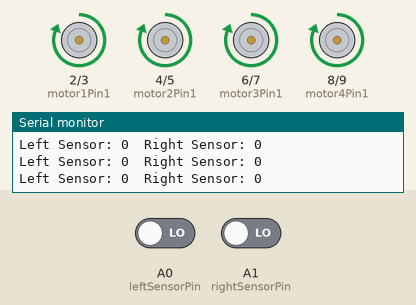
This sketch was run on a simulated Arduino Uno, built with avr-gcc and run on an emulated ATmega328P. Parts: motor-driver pin pairs drawn as motors (green arrow = first pin HIGH = forward, orange = second pin HIGH = backward, longer = more drive), the last lines printed to the serial monitor. The inputs (shaded band) are chosen by the test bench; at power-on: A0 (leftSensorPin) LOW, A1 (rightSensorPin) LOW.

Above: at 1.2 s.
1.3 s: A0 (leftSensorPin) driven HIGH
At 2.5 s:
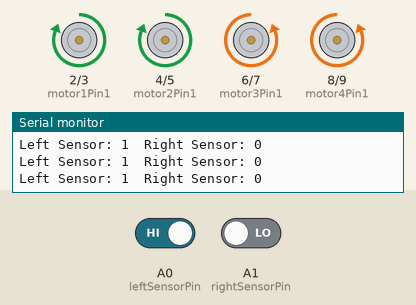
2.8 s: A1 (rightSensorPin) driven HIGH
At 4.0 s:
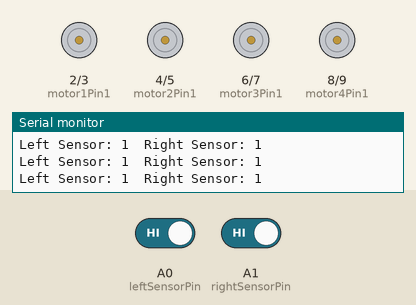
4.3 s: A0 (leftSensorPin) driven LOW
At 5.4 s:
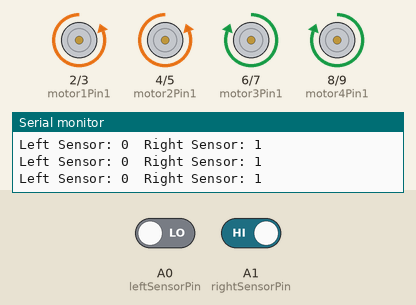
5.8 s: A1 (rightSensorPin) driven LOW
At 6.8 s:
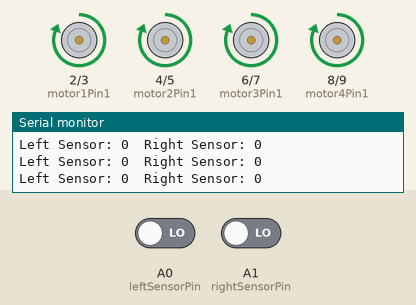
Timing chart, 0 to 8.3 s (numbered marks = the images above; inputs shaded):
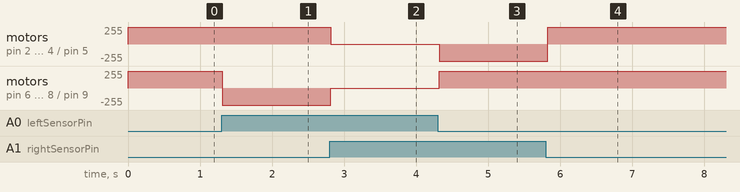

The sketch:

teste_2sensor_linhaE4motores.ino
```cpp
// Definição dos pinos para controle dos motores na Motor Shield L293D
const int motor1Pin1 = 2;
const int motor1Pin2 = 3;
const int motor2Pin1 = 4;
const int motor2Pin2 = 5;
const int motor3Pin1 = 6;
const int motor3Pin2 = 7;
const int motor4Pin1 = 8;
const int motor4Pin2 = 9;

// Definição dos pinos dos sensores de linha
const int leftSensorPin = A0;
const int rightSensorPin = A1;

void setup() {
  // Define os pinos dos motores como saída
  pinMode(motor1Pin1, OUTPUT);
  pinMode(motor1Pin2, OUTPUT);
  pinMode(motor2Pin1, OUTPUT);
  pinMode(motor2Pin2, OUTPUT);
  pinMode(motor3Pin1, OUTPUT);
  pinMode(motor3Pin2, OUTPUT);
  pinMode(motor4Pin1, OUTPUT);
  pinMode(motor4Pin2, OUTPUT);

  // Define os pinos dos sensores de linha como entrada
  pinMode(leftSensorPin, INPUT);
  pinMode(rightSensorPin, INPUT);

  // Inicializa a comunicação serial para depuração
  Serial.begin(9600);
}

void loop() {
  // Lê o valor dos sensores de linha
  int leftSensorValue = digitalRead(leftSensorPin);
  int rightSensorValue = digitalRead(rightSensorPin);

  // Depuração: imprime os valores dos sensores no Monitor Serial
  Serial.print("Left Sensor: ");
  Serial.print(leftSensorValue);
  Serial.print("  Right Sensor: ");
  Serial.println(rightSensorValue);

  // Lógica de controle do carrinho
  if (leftSensorValue == HIGH && rightSensorValue == LOW) {
    // Linha detectada apenas pelo sensor esquerdo (curva para a direita)
    moveRight();
  } else if (leftSensorValue == LOW && rightSensorValue == HIGH) {
    // Linha detectada apenas pelo sensor direito (curva para a esquerda)
    moveLeft();
  } else if (leftSensorValue == LOW && rightSensorValue == LOW) {
    // Linha detectada por ambos os sensores (vai em frente)
    moveForward();
  } else {
    // Nenhuma linha detectada (para)
    stopMotors();
  }

  delay(100); // Pausa para estabilização
}

void moveForward() {
  // Move todos os motores para frente
  digitalWrite(motor1Pin1, HIGH);
  digitalWrite(motor1Pin2, LOW);
  digitalWrite(motor2Pin1, HIGH);
  digitalWrite(motor2Pin2, LOW);
  digitalWrite(motor3Pin1, HIGH);
  digitalWrite(motor3Pin2, LOW);
  digitalWrite(motor4Pin1, HIGH);
  digitalWrite(motor4Pin2, LOW);
}

void moveRight() {
  // Curva para a direita (motores do lado esquerdo para frente, motores do lado direito para trás)
  digitalWrite(motor1Pin1, HIGH);
  digitalWrite(motor1Pin2, LOW);
  digitalWrite(motor2Pin1, HIGH);
  digitalWrite(motor2Pin2, LOW);
  digitalWrite(motor3Pin1, LOW);
  digitalWrite(motor3Pin2, HIGH);
  digitalWrite(motor4Pin1, LOW);
  digitalWrite(motor4Pin2, HIGH);
}

void moveLeft() {
  // Curva para a esquerda (motores do lado direito para frente, motores do lado esquerdo para trás)
  digitalWrite(motor1Pin1, LOW);
  digitalWrite(motor1Pin2, HIGH);
  digitalWrite(motor2Pin1, LOW);
  digitalWrite(motor2Pin2, HIGH);
  digitalWrite(motor3Pin1, HIGH);
  digitalWrite(motor3Pin2, LOW);
  digitalWrite(motor4Pin1, HIGH);
  digitalWrite(motor4Pin2, LOW);
}

void stopMotors() {
  // Para todos os motores
  digitalWrite(motor1Pin1, LOW);
  digitalWrite(motor1Pin2, LOW);
  digitalWrite(motor2Pin1, LOW);
  digitalWrite(motor2Pin2, LOW);
  digitalWrite(motor3Pin1, LOW);
  digitalWrite(motor3Pin2, LOW);
  digitalWrite(motor4Pin1, LOW);
  digitalWrite(motor4Pin2, LOW);
}
```

Measured:
- after the input at 1.3 s, motor on pin 6 (motor3Pin1) / pin 7 (motor3Pin2), motor on pin 8 (motor4Pin1) / pin 9 (motor4Pin2): forward 255/255 → backward 255/255 at once
- after the input at 2.8 s, motor on pin 2 (motor1Pin1) / pin 3 (motor1Pin2), motor on pin 4 (motor2Pin1) / pin 5 (motor2Pin2): forward 255/255 → stopped at once; motor on pin 6 (motor3Pin1) / pin 7 (motor3Pin2), motor on pin 8 (motor4Pin1) / pin 9 (motor4Pin2): backward 255/255 → stopped at once
- after the input at 4.3 s, motor on pin 2 (motor1Pin1) / pin 3 (motor1Pin2), motor on pin 4 (motor2Pin1) / pin 5 (motor2Pin2): stopped → backward 255/255 at once; motor on pin 6 (motor3Pin1) / pin 7 (motor3Pin2), motor on pin 8 (motor4Pin1) / pin 9 (motor4Pin2): stopped → forward 255/255 at once
- after the input at 5.8 s, motor on pin 2 (motor1Pin1) / pin 3 (motor1Pin2), motor on pin 4 (motor2Pin1) / pin 5 (motor2Pin2): backward 255/255 → forward 255/255 at once
